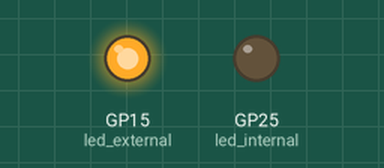
Simulated run of this program. Board: Raspberry Pi Pico running MicroPython. On the bench: output pins drawn as LEDs (lit = HIGH).

Above: at 2.5 s.
At 7.5 s:
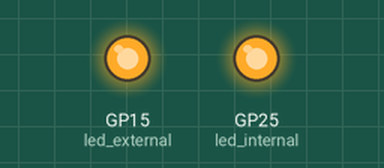
At 12.5 s:
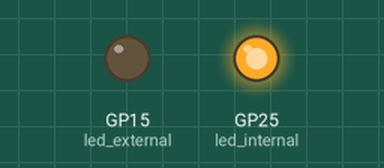
At 17.5 s:
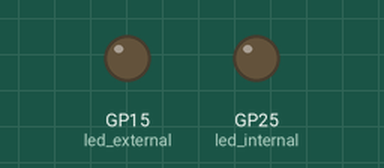
Timing chart, 0 to 26.0 s (numbered marks = the images above):
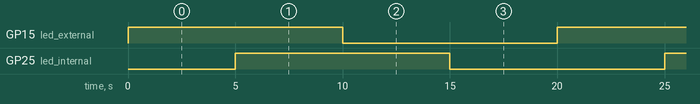

Measured:
- by itself, GP15 (led_external), GP25 (led_internal): alternates HIGH for 10.0 s and LOW for 10.0 s
- by itself, everything shown: repeats every 20.0 s, in 4 steps

The program:

pico_led.py
```python
# Pico blinking for internal and external LEDs
import machine
import utime

led_external = machine.Pin(15, machine.Pin.OUT)
led_internal = machine.Pin(25, machine.Pin.OUT)

while True:
    led_external.toggle()
    utime.sleep(5)
    led_internal.toggle()
    utime.sleep(5)
```
